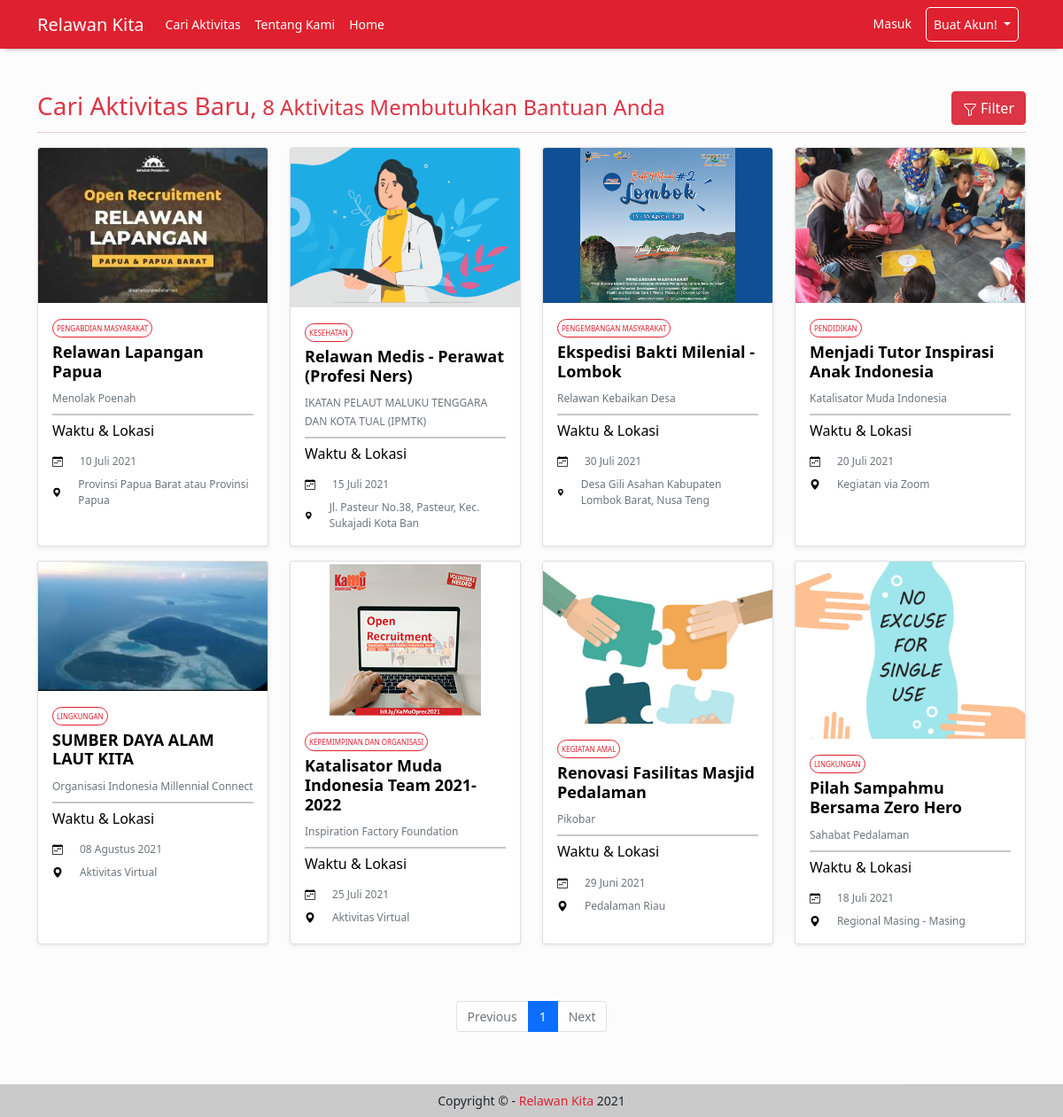
The page /CariAktivitas.php on the database as committed earlier.
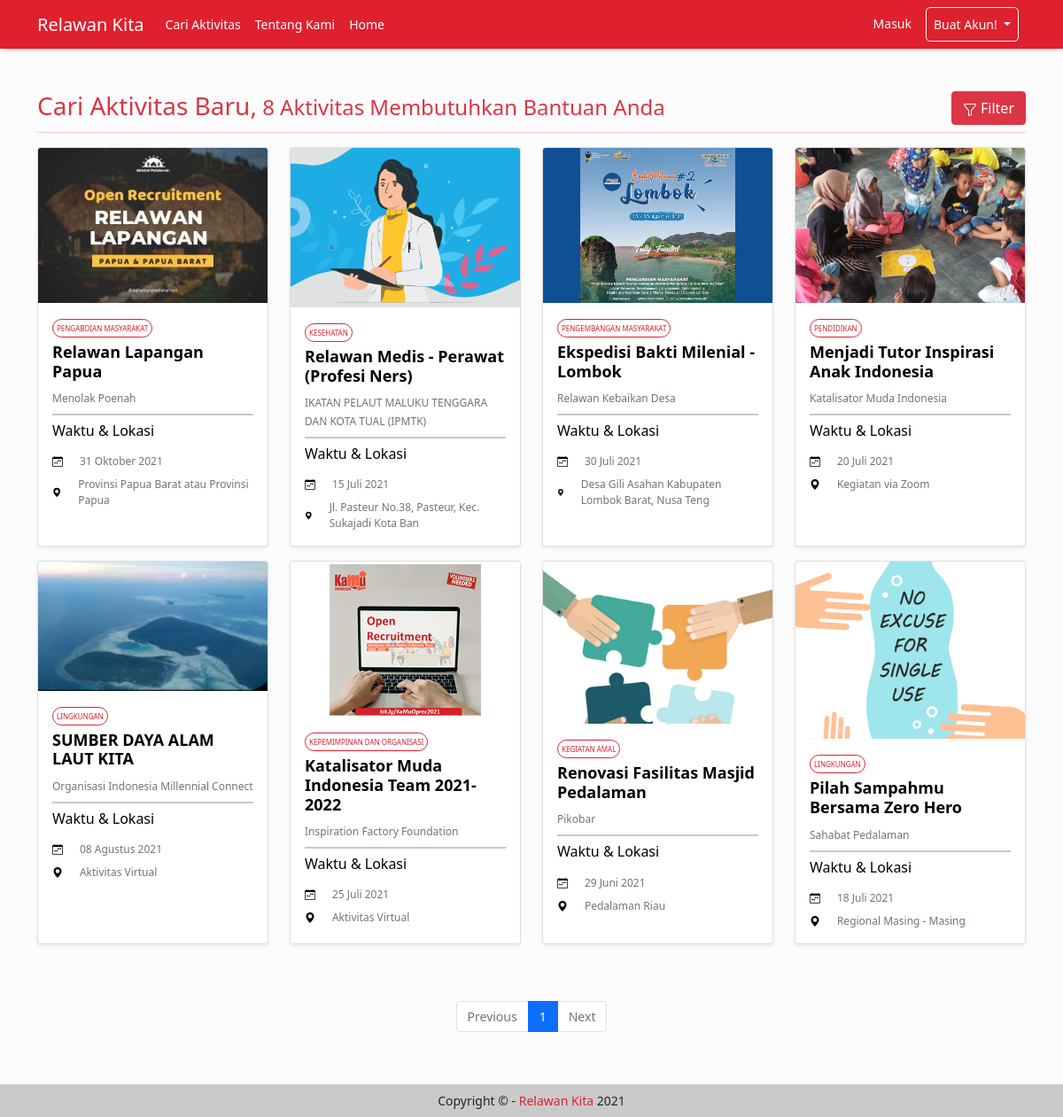
The same page on the database as committed later.
### tables this page shows
CREATE TABLE `acara` (
  `id_acara` int(11) NOT NULL,
  `judul_acara` varchar(50) NOT NULL,
  `deskripsi_acara` text NOT NULL,
  `jumlah_kebutuhan` tinyint(5) UNSIGNED NOT NULL,
  `tanggal_batas_registrasi` date NOT NULL,
  `tanggal_acara` date NOT NULL,
  `lokasi` varchar(50) NOT NULL,
  `cover` varchar(255) NOT NULL,
  `id_jenis_acara` int(11) NOT NULL,
  `id_pengguna` int(11) NOT NULL
);

CREATE TABLE `jenis_acara` (
  `id_jenis_acara` int(11) NOT NULL,
  `nama_jenis_acara` varchar(50) NOT NULL,
  `icon` varchar(50) NOT NULL
);

CREATE TABLE `pengguna` (
  `id_pengguna` int(10) NOT NULL,
  `email` varchar(255) NOT NULL,
  `password` varchar(50) NOT NULL,
  `nama` varchar(60) NOT NULL,
  `alamat` text DEFAULT NULL,
  `nomor_telepon` varchar(15) DEFAULT NULL,
  `role` enum('volunteer','admin','organisasi') NOT NULL DEFAULT 'volunteer'
);

### db/connect.php (called while the page is built, shortened)
<?php
$host = 'localhost';
$admin = 'root';
$password = '';
$db = 'relawan_kita';
$dsn = "mysql:host=$host;dbname=$db";
try {
    $pdo = new PDO($dsn, $admin, $password);
    $pdo->setAttribute(PDO::ATTR_ERRMODE, PDO::ERRMODE_EXCEPTION);
    $pdo->setAttribute(PDO::ATTR_DEFAULT_FETCH_MODE, PDO::FETCH_ASSOC);
} catch (PDOException $e) {
    throw new PDOException($e->getMessage());
}
require_once 'crud.php';
$crud = new crud($pdo);

### db/crud.php (called while the page is built, shortened)
<?php
class crud
{
    private $db;
    function __construct($conn)
    {
        $this->db = $conn;
    }
    public function getAcaraLimit($awalData, $menampilkanDataPerHalaman)
    {
        try {
            $sql = "SELECT acara.id_acara,acara.judul_acara,acara.jumlah_kebutuhan,acara.tanggal_batas_registrasi,
                    acara.tanggal_acara,acara.lokasi,acara.cover,pengguna.nama,jenis_acara.nama_jenis_acara, COUNT(status.id_acara) AS total_pendaftar
                    FROM acara JOIN pengguna USING(id_pengguna)
                    JOIN jenis_acara USING(id_jenis_acara)
                    LEFT JOIN status USING(id_acara)
                    GROUP BY acara.id_acara
                    ORDER BY acara.id_acara DESC
                    LIMIT $awalData, $menampilkanDataPerHalaman";
            $result = $this->db->query($sql);
            return $result;
        } catch (PDOException $e) {
            echo $e->getMessage();
            return false;
        }
    }
}

### functions/convert-date.php (called while the page is built)
<?php
  function tgl_indo($tanggal){
    $bulan = array (
      1 =>   'Januari',
      'Februari',
      'Maret',
      'April',
      'Mei',
      'Juni',
      'Juli',
      'Agustus',
      'September',
      'Oktober',
      'November',
      'Desember'
    );
    $pecahkan = explode('-', $tanggal);
    return $pecahkan[2] . ' ' . $bulan[ (int)$pecahkan[1] ] . ' ' . $pecahkan[0];
  }
?>

### CariAktivitas.php (the view, shortened to what this page needs)
<?php
require_once './db/connect.php';
require_once './includes/header.php';
require_once './functions/convert-date.php';
if (isset($_GET['judul_acara'])) {
    $judul_acara = $_GET['judul_acara'];
    $lokasi = $_GET['lokasi'];
    $organisasi = $_GET['organisasi'];
    $nama_jenis_acara = $_GET['nama_jenis_acara'];
    $query = $pdo->query("SELECT COUNT(id_acara) as id FROM acara a
                                JOIN pengguna p
                                    USING (id_pengguna)
                                JOIN jenis_acara j
                                    USING(id_jenis_acara)
                                WHERE
                                a.judul_acara LIKE '%$judul_acara%' AND
                                a.lokasi LIKE '%$lokasi%' AND
                                p.nama LIKE '%$organisasi%' AND
                                j.nama_jenis_acara LIKE '%$nama_jenis_acara%'");
    $row = $query->fetch();
    $total = $row['id'];
    $menampilkanDataPerHalaman = 8;
    $jumlahHalaman = ceil($total / $menampilkanDataPerHalaman);
    $halamanAktif = isset($_GET['halaman']) ? $_GET['halaman'] : 1;
    $awalData = ($menampilkanDataPerHalaman * $halamanAktif) - $menampilkanDataPerHalaman;
    $results = $crud->getAcaraFiltered($awalData, $menampilkanDataPerHalaman, $judul_acara, $organisasi, $lokasi, $nama_jenis_acara);
} else {
    $query = $pdo->query('SELECT COUNT(id_acara) as id FROM acara');
    $row = $query->fetch();
    $total = $row['id'];
    $menampilkanDataPerHalaman = 8;
    $jumlahHalaman = ceil($total / $menampilkanDataPerHalaman);
    $halamanAktif = isset($_GET['halaman']) ? $_GET['halaman'] : 1;
    $awalData = ($menampilkanDataPerHalaman * $halamanAktif) - $menampilkanDataPerHalaman;
    $results = $crud->getAcaraLimit($awalData, $menampilkanDataPerHalaman);
}
?>
<div class="d-flex justify-content-between text-danger mb-2">
    <h3 class="align-self-start mb-0">Cari Aktivitas Baru,<span class="fs-4 fw-normal"> <?= $total; ?> Aktivitas
            Membutuhkan Bantuan Anda</span></h3>
    <a class="btn btn-danger text-white" data-bs-toggle="collapse" href="#filter" role="button" aria-expanded="false" aria-controls="filter">
        Filter
    </a>
</div>
<hr class="my-1 text-danger">
<div class="row mt-3">
    <?php if ($total > 0) : ?>
        <?php while ($r = $results->fetch()) : ?>
            <div class="col-3 mb-3 ">
                <div class="card shadow-sm" style="height: 100%;">
                    <a href="ViewAktivitas.php?id_acara=<?= $r['id_acara'] ?>" rel="noopener noreferrer" class="no-effect-link">
                        <img src="assets/images/<?= $r['cover'] == '' ? 'default.jpg' : 'cover/' . $r['cover']; ?>" class="card-img-top" style="max-height: 200px;object-fit: cover;" alt="Foto Organisasi">
                        <div class="card-body ">
                            <span class="text-uppercase p-1 rounded-pill" style="border: 1px solid #DF202E; color:#DF202E; font-size: 8px"><?= $r['nama_jenis_acara']; ?></span>
                            <h5 class="my-2 fw-bold text-capitalize" style="font-size: 18px;"><?= $r['judul_acara']; ?></h5>
                            <small class="mt-3 mb-1 text-muted"><?= $r['nama']; ?></small>
                            <hr class="my-2 border  border-dark">
                            <h6 class="mb-3">Waktu & Lokasi</h6>
                            <div class="d-flex flex-row align-items-center mb-2">
                                <small class="text-muted offset-1"><?= tgl_indo($r['tanggal_acara']); ?></small>
                            </div>
                            <div class="d-flex flex-row align-items-center">
                                <svg xmlns="http://www.w3.org/2000/svg" width="12" height="12" fill="currentColor" class="bi bi-geo-alt-fill" viewBox="0 0 16 16">
                                    <path d="M8 16s6-5.686 6-10A6 6 0 0 0 2 6c0 4.314 6 10 6 10zm0-7a3 3 0 1 1 0-6 3 3 0 0 1 0 6z" />
                                </svg>
                                <small class="text-muted offset-1"><?= $r['lokasi']; ?></small>
                            </div>
                        </div>
                    </a>
                </div>
            </div>
        <?php endwhile ?>
        <nav aria-label="Page navigation">
            <ul class="pagination justify-content-center my-5">
                <li class="page-item <?php if ($halamanAktif == 1) echo 'disabled'; ?>">
                    <a class="page-link" href="?halaman=<?= $halamanAktif - 1 ?>" tabindex="-1" aria-disabled=<?= $halamanAktif == 1 ? "true" : "false"; ?>>Previous</a>
                </li>
                <?php
                $i = $halamanAktif < 4 ? 1 : $halamanAktif - 3;
                for ($i; $i <= $jumlahHalaman; $i++) :
                ?>
                    <li class="page-item <?php if ($halamanAktif == $i) echo 'active'; ?>" <?php if ($halamanAktif == $i) echo 'aria-current="page"'; ?>>
                        <a class="page-link <?php if ($halamanAktif == $i) echo'disabled'; ?>" href="?halaman=<?= $i ?>"><?= $i; ?></a>
                    </li>
                <?php endfor ?>
                <li class="page-item <?php if ($halamanAktif == $jumlahHalaman) echo 'disabled'; ?>">
                    <a class="page-link" href="?halaman=<?= $halamanAktif + 1 ?>">Next</a>
                </li>
            </ul>
        </nav>
    <?php else : ?>
        <h3 style="text-align: center;">Belum ada data yang masuk!</h3>
    <?php endif ?>
</div>
<?php
require './includes/footer.php'
?>

### includes/header.php (shortened to what this page needs)
<!DOCTYPE html>
<html lang="en">
<head>
  <link href="https://cdn.jsdelivr.net/npm/bootstrap@5.0.1/dist/css/bootstrap.min.css" rel="stylesheet">
  <link rel="stylesheet" href="https://cdn.jsdelivr.net/npm/bootstrap-icons@1.5.0/font/bootstrap-icons.css">
  <link rel="stylesheet" href="./styles/stylesheet.css" />
</head>
<body>
  <?php require_once 'navbar.php' ?>
  <main class="container py-5">

### includes/navbar.php (shortened to what this page needs)
<nav class="navbar sticky-top navbar-expand-md navbar-dark scrolling-navbar bg-color-red">
    <div class="container-md">
        <a class="navbar-brand mb-0 h1" href="index.php">Relawan Kita</a>
        <div class="collapse navbar-collapse pt-sm-2 pt-md-0 justify-content-between" id="sticky-nav">
            <ul class="navbar-nav">
                <li class="nav-item ">
                    <a class="nav-link active px-1 mx-1" href="CariAktivitas.php">Cari Aktivitas</a>
                </li>
                <li class="nav-item">
                    <a class="nav-link active px-1 mx-1" href="TentangKami.php">Tentang Kami</a>
                </li>
                <li class="nav-item">
                    <a class="nav-link active px-1 mx-1" href="index.php">Home</a>
                </li>
                <?php if (isset($_SESSION['nama'])) : ?>
            </ul>
            <ul class=" navbar-nav">
                <li class="nav-item dropdown">
                    <a class="nav-link dropdown-toggle text-white px-1 mx-1" href="#" id="navbarDarkDropdownMenuLink" role="button" data-bs-toggle="dropdown" aria-expanded="false">
                        <?= $_SESSION['nama']; ?>
                    </a>
                    <ul class="dropdown-menu dropdown-menu-dark" aria-labelledby="navbarDarkDropdownMenuLink">
                        <?php if ($_SESSION['role'] == 'organisasi') : ?>
                            <li><a class="dropdown-item" href="./organisasi/editprofil.php">Setting Akun</a></li>
                        <?php elseif ($_SESSION['role'] == 'admin') : ?>
                            <li><a class="dropdown-item" href="./admin/relawan.php">Dashboard</a></li>
                        <?php else: ?>
                            <li><a class="dropdown-item" href="EditProfil-Relawan.php">Setting Akun</a></li>
                            <li><a class="dropdown-item" href="riwayat-pendaftaran.php">History Pendaftaran</a></li>
                        <?php endif ?>
                        <li><a class="dropdown-item" href="logout.php">Log Out</a></li>
                    </ul>
                </li>
            </ul>
        <?php else : ?>
            </ul>
            <ul class=" navbar-nav">
                <li class="nav-item">
                    <a class="nav-link active px-1 mx-1" href="Login.php">Masuk</a>
                </li>
                <li class="nav-item dropdown border border-white mx-2" id="BuatAkun">
                    <a class="nav-link dropdown-toggle px-1 mx-1" href="#" id="navbarDarkDropdownMenuLink" role="button" data-bs-toggle="dropdown" aria-expanded="false">
                        Buat Akun!
                    </a>
                </li>
            </ul>
        <?php endif ?>
        </div>
    </div>
</nav>

### includes/footer.php (shortened to what this page needs)
      </main>
      <footer class="mt-5 text-black fixed-bottom">
        <p class="m-2 text-center">Copyright &copy; - <a href="CariAktivitas.php">Relawan Kita</a> <?= date('Y'); ?></p>
      </footer>
  </body>
</html>

### styles/stylesheet.css (style rules this page uses)
* { box-sizing: border-box; margin: 0; padding: 0; }
body { font-family: "Segoe UI", Tahoma, Geneva, Verdana, sans-serif; height: 100%; background-color: rgb(252, 252, 252); }
p, a, label { font-size: 14px; }
small { font-size: 12px; }
h5 { font-size: 18px; }
h6 { font-size: 16px; }
nav.navbar { transition: ease-in-out 0.3s; box-shadow: 0px 5px 5px -5px rgba(0, 0, 0, 0.4); }
.nav-item { border-radius: 12px; transition: ease-in-out 0.3s; }
#BuatAkun { border-radius: 5px; border: 2px solid white; transition: ease-in-out .3s; }
#navbarDarkDropdownMenuLink { color: white; transition: ease-in-out .3s; }
main a.no-effect-link, a.no-effect-link:hover { color: black; text-decoration: none; }
a, a:hover { color:#DF202E; text-decoration: none; }
.bg-color-red { background-color: #DF202E !important; }
footer { background-color: rgba(189,189,189,.8); }

Rows that differ between the two databases and show on the page:
changed acara "Relawan Lapangan Papua": tanggal_acara "10 Juli 2021" → "31 Oktober 2021"
